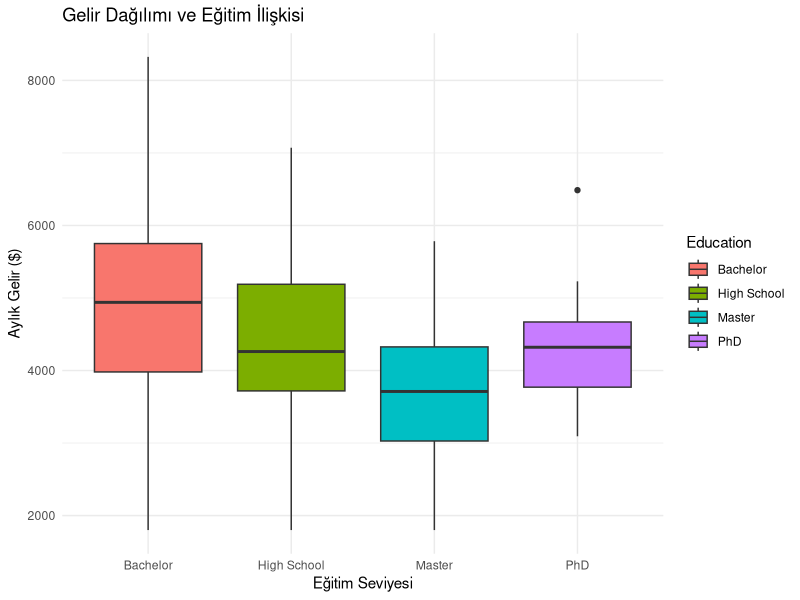

Here is the R script that generated this plot:
# 1.
library(readxl)

# 2. 
Survey_Data_Dogan_Kahraman <- read_excel("Survey_Data_Dogan_Kahraman.xlsx")

# 3. 
summary(Survey_Data_Dogan_Kahraman)

# 4. 
library(ggplot2)

ggplot(Survey_Data_Dogan_Kahraman, aes(x = Education, y = MonthlyIncome_USD, fill = Education)) +
  geom_boxplot() +
  theme_minimal() +
  labs(title = "Gelir Dağılımı ve Eğitim İlişkisi", 
       x = "Eğitim Seviyesi", 
       y = "Aylık Gelir ($)")
